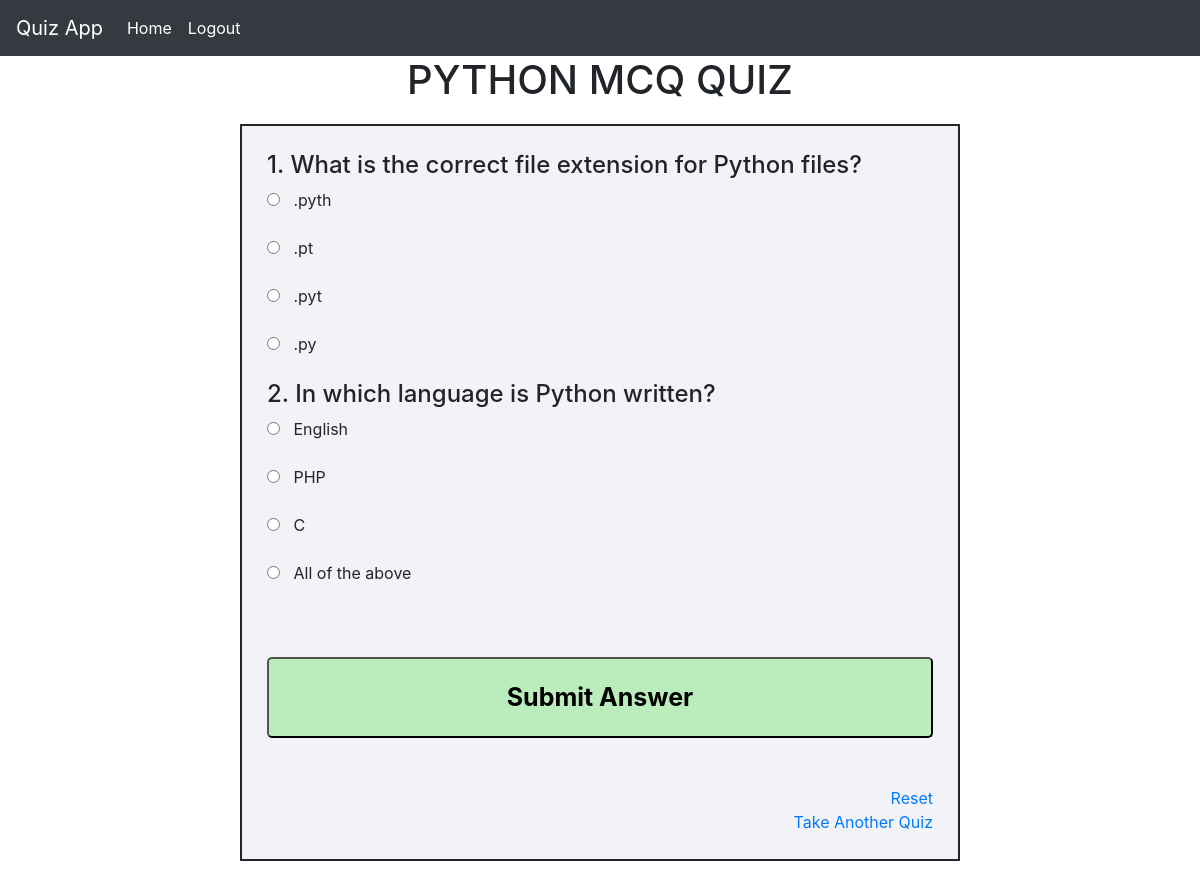
/pythonquizpage, run on the app's committed database.
### questionbank/models.py (models this page shows, shortened)
class PythonQBank(models.Model):
    question = models.CharField(max_length=150)
    option1 = models.CharField(max_length=150)
    option2 = models.CharField(max_length=150)
    option3 = models.CharField(max_length=150)
    option4 = models.CharField(max_length=150)
    answer = models.CharField(max_length=150)

### questionbank/views.py (the view)
# urls.py: path('pythonquizpage',pythonpage.as_view(),name='pythonquizpage'),
class pythonpage(TemplateView):
    template_name = 'python.html'
    def get_context_data(self, **kwargs):
        context = super().get_context_data(**kwargs)
        context['questions'] = PythonQBank.objects.all()
        return context

### questionbank/templates/python.html (shortened to what this page needs)
{% load static %}
<!DOCTYPE html>
<html>
<head>
	<link rel = "stylesheet" href = "{% static 'css/quiz.css' %}">
	<link rel="stylesheet" href="https://stackpath.bootstrapcdn.com/bootstrap/4.5.2/css/bootstrap.min.css">
</head>
<body>
    <nav class="navbar navbar-expand-lg navbar-dark bg-dark">
        <a class="navbar-brand" href="/">Quiz App</a>
        <div class="collapse navbar-collapse" id="navbarSupportedContent">
          <ul class="navbar-nav mr-auto">
            <li class="nav-item active">
              <a class="nav-link" href="{% url 'indexPage' %}">Home</a>
            </li>
            <li class="nav-item active">
              <a class="nav-link" href="{% url 'LogoutPage' %}">Logout <span class="sr-only">(current)</span></a>
            </li>
          </ul>
        </div>
    </nav>
    <center>
      <h1>PYTHON MCQ QUIZ</h1>
    </center>
    <div id = "container">
      <section id="quizsection">
        <form name = "quizForm" onsubmit = "return submitAnswers(answers=[{% for q in questions%} '{{ q.answer }}',{% endfor %}])">
            {% for q in questions %}
                <h4> {{ q.id }}.  {{ q.question }}</h4>
                <input type = "radio" name = "q{{ q.id }}" value = "a" id = "q1a">&nbsp;&nbsp;    {{ q.option1 }}<br><br>
                <input type = "radio" name = "q{{ q.id }}" value = "b" id = "q1b">&nbsp;&nbsp;    {{ q.option2 }}<br><br>
                <input type = "radio" name = "q{{ q.id }}" value = "c" id = "q1c">&nbsp;&nbsp;    {{ q.option3 }}<br><br>
                <input type = "radio" name = "q{{ q.id }}" value = "d" id = "q1d">&nbsp;&nbsp;    {{ q.option4 }}<br><br>
            {% endfor %}
                <br><br>
			          <input id= "button" type = "submit" value = "Submit Answer">
	    	</form>
		    <br><br>
      </section>
      <a href=" " class="button">Reset</a>
	    <br>
	    <a href="{% url 'back' %}" class="button">Take Another Quiz</a>
    </div>
</body>
</html>

### questionbank/static/css/quiz.css (style rules this page uses)
#container { border: 2px solid; width: 60%; background: rgb(242, 242, 247); margin: 20px auto; overflow: auto; padding: 25px; }
.button { float: right; }
#button { font-size: 25px; display: block; width: 100%; height: auto; background: rgb(187, 236, 187); padding: 20px; text-align: center; border-radius: 5px; color: black; font-weight: bold; }

### data on the page
PythonQBank: id "1", question "What is the correct file extension for Python files?", option1 ".pyth", option2 ".pt", option3 ".pyt", option4 ".py"
PythonQBank: id "2", question "In which language is Python written?", option1 "English", option2 "PHP", option3 "C", option4 "All of the above"
